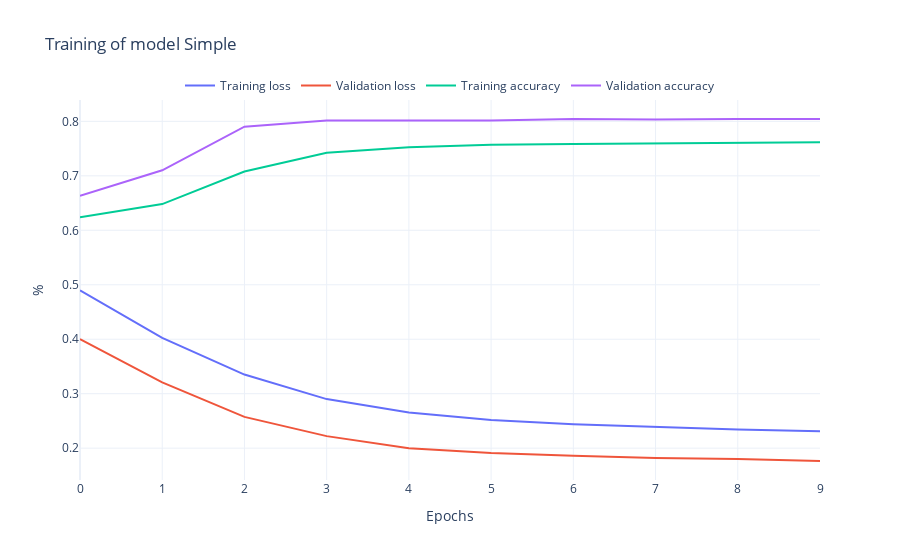

The code cell stored with this chart in its notebook:
### Code cell
# Plot the training and validation loss
rst.plot_history(history_simple, "Simple")

### Figure 1 — Plotly figure (JSON) as saved in the notebook; plotly's stock layout.template omitted (floating-point values rounded to 4 significant figures)
{"data": [{"mode": "lines", "name": "Training loss", "type": "scatter", "y": [0.4895, 0.4024, 0.3351, 0.29, 0.2652, 0.2515, 0.2439, 0.2387, 0.2343, 0.2308]}, {"mode": "lines", "name": "Validation loss", "type": "scatter", "y": [0.4003, 0.3208, 0.2574, 0.222, 0.1999, 0.1911, 0.1859, 0.182, 0.1799, 0.1764]}, {"mode": "lines", "name": "Training accuracy", "type": "scatter", "y": [0.624, 0.6481, 0.7079, 0.7422, 0.7524, 0.757, 0.7583, 0.7594, 0.7606, 0.7616]}, {"mode": "lines", "name": "Validation accuracy", "type": "scatter", "y": [0.6633, 0.7102, 0.7903, 0.8016, 0.8016, 0.8016, 0.8044, 0.8032, 0.8042, 0.8042]}], "layout": {"legend": {"bgcolor": "rgba(255,255,255,0.5)", "orientation": "h", "x": 0.5, "xanchor": "center", "y": 1, "yanchor": "bottom"}, "title": {"text": "Training of model Simple"}, "xaxis": {"title": {"text": "Epochs"}}, "yaxis": {"title": {"text": "%"}}}}
